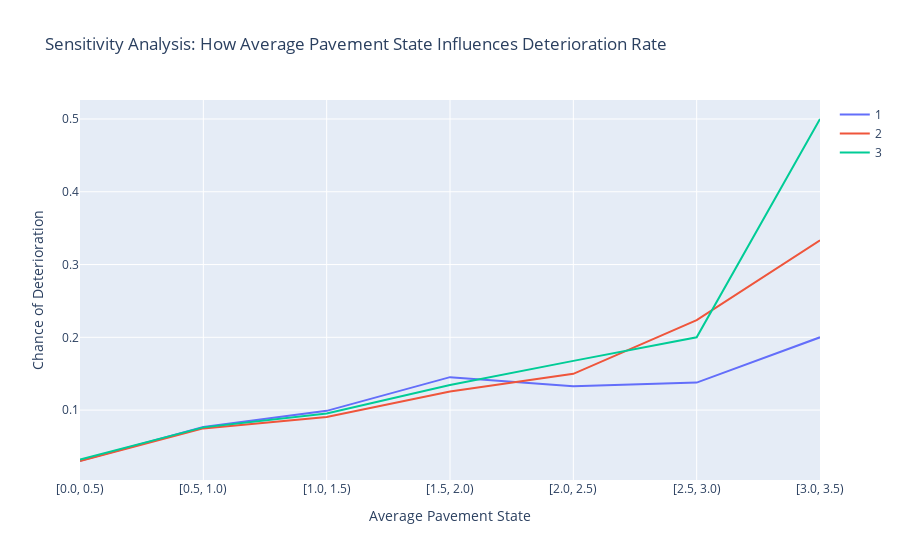

Notebook code cell kept with this figure:
### Code cell
plot_line_chart(df, 1, 3, .5, 3)

### Figure 1 — Plotly figure (JSON) as saved in the notebook; plotly's stock layout.template omitted (floating-point values rounded to 4 significant figures)
{"data": [{"mode": "lines", "name": "1", "type": "scatter", "x": ["[0.0, 0.5)", "[0.5, 1.0)", "[1.0, 1.5)", "[1.5, 2.0)", "[2.0, 2.5)", "[2.5, 3.0)", "[3.0, 3.5)"], "y": [0.03043, 0.07678, 0.09896, 0.1453, 0.1328, 0.1378, 0.2]}, {"mode": "lines", "name": "2", "type": "scatter", "x": ["[0.0, 0.5)", "[0.5, 1.0)", "[1.0, 1.5)", "[1.5, 2.0)", "[2.0, 2.5)", "[2.5, 3.0)", "[3.0, 3.5)"], "y": [0.03002, 0.07483, 0.0904, 0.1254, 0.1498, 0.2237, 0.3333]}, {"mode": "lines", "name": "3", "type": "scatter", "x": ["[0.0, 0.5)", "[0.5, 1.0)", "[1.0, 1.5)", "[1.5, 2.0)", "[2.0, 2.5)", "[2.5, 3.0)", "[3.0, 3.5)"], "y": [0.032, 0.07623, 0.09538, 0.1344, 0.1676, 0.2, 0.5]}], "layout": {"showlegend": true, "title": {"text": "Sensitivity Analysis: How Average Pavement State Influences Deterioration Rate"}, "xaxis": {"title": {"text": "Average Pavement State"}}, "yaxis": {"title": {"text": "Chance of Deterioration"}}}}
